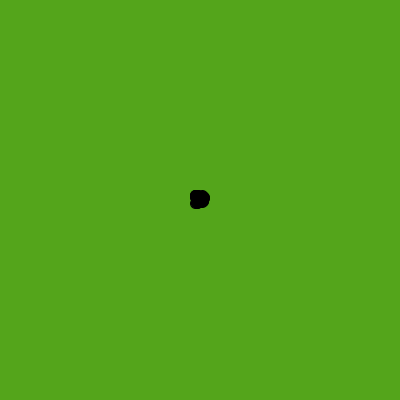
Frame 1 (no input)
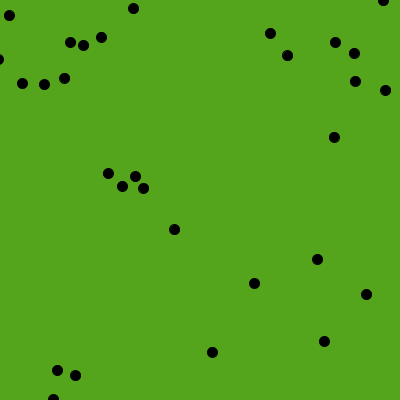
Frame 60 (the mouse pressed at the canvas centre just before this capture)
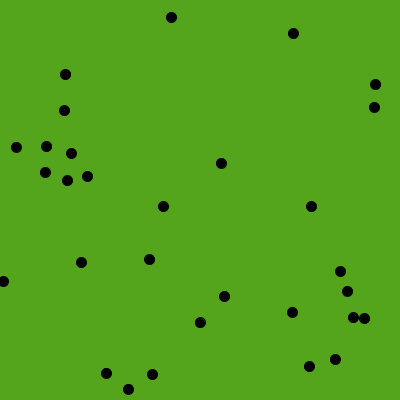
Frame 120 (the mouse held since frame 60 and released just before this capture)

The Processing sketch that drew these frames (run headless with seeded random() and noise(); from frame 60 on, the mouse is pressed at the canvas centre):

// Processing sketch: processing_49530
// ── processing_49530.pde

Circle[] circles = new Circle [30];


void setup () {

  size (400, 400);
  smooth ();

  for (int i=0; i<circles.length; i++) {
    circles[i] = new Circle (200, 200, 10);
  }
}


void draw () {    

  background (84, 165, 27);

  for (int i = 0; i<circles.length; i++) {

    circles[i].update();
    circles[i].checkCollision();  
    circles[i].drawCircle ();
  }
}


class Circle {

  float x;
  float y;
  float xSpeed;
  float ySpeed;

  float circleSize;

  Circle(float xpos, float ypos, float csize) {
    x = xpos;
    y = ypos;
    circleSize = csize;

    xSpeed = random (-5, 5);
    ySpeed = random (-5, 5);
  }

  void update () {

    x += xSpeed;
    y += ySpeed;
  }
  void checkCollision () {
    if ( (x<0) || (x>width)) {
      xSpeed = -xSpeed;
    }

    if (( y<0) || (y>height)) {
      ySpeed = -ySpeed;
    }
  }

  void drawCircle () {
    fill (0);
    ellipse (x, y, circleSize, circleSize);
  }
}
                
                                
